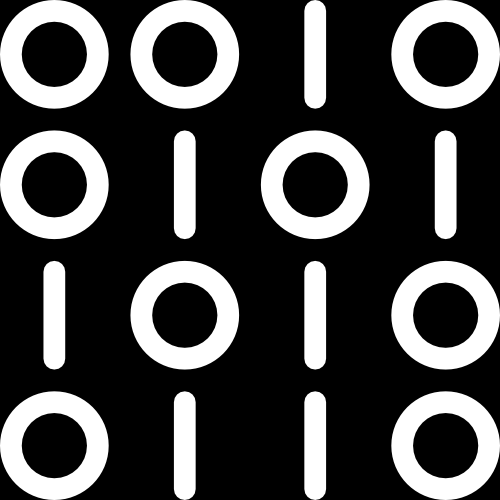
#> input picture assets/binary_morph.png, 500 x 500 px
$ jupyter execute --allow-errors segmentation.ipynb   (shell and % lines are left out)   (older library calls are emulated)
#> lines starting #> are read from the running program, lines starting #| are printed output that depends on the picture; after the words box and inside, x2 and y2 are one past the last pixel; in counts of white or black regions, pixels touching at a corner belong together
[cell 1]
import numpy as np
import cv2 as cv
import matplotlib.pyplot as plt

# Segmentation using histogram backprojection

[cell 2]
img_color = cv.imread('../assets/rez.jpg', 1)
#> (the rest of this cell did not finish here and is left out)

#> (a cell that did not finish here is left out)

[cell 4]
# define a mask for roi
roi_mask = np.zeros((200, 300), dtype='uint8')
roi_mask[0:50, 125:250] = 1
plt.imshow(roi_mask, cmap='gray')
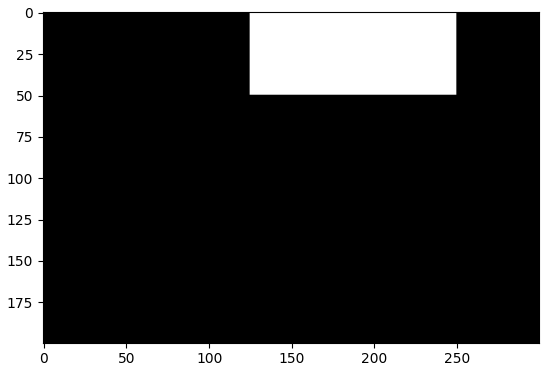
#> figure drawn by matplotlib, 1 panel

#> (a cell that did not finish here is left out)

#> (a cell that did not finish here is left out)

#> (a cell that did not finish here is left out)

#> (a cell that did not finish here is left out)

#> (a cell that did not finish here is left out)

# Quick practice [5 mins]

#> (a cell that did not finish here is left out)

#> (a cell that did not finish here is left out)

# Contours

[cell 12]
img = cv.imread('../assets/binary_morph.png', 0)
#> img is the input picture: shape (500, 500); min 0, max 255, mean 70.7
plt.imshow(img, cmap='gray')

[cell 13]
img_cnt, contours, hierarchy = cv.findContours(img.copy(), cv.RETR_EXTERNAL, cv.CHAIN_APPROX_NONE)
#> contours = 16 contours; largest, box (x1, y1, x2, y2) and area: (391, 260, 500, 370) 9314, (0, 130, 109, 240) 9314, (130, 0, 240, 109) 9314, (130, 260, 240, 370) 9310, (260, 130, 370, 240) 9310

[cell 14]
plt.imshow(img_cnt, cmap='gray')

[cell 15]
contour_img = np.zeros((500, 500, 3), dtype=np.uint8)
_ = cv.drawContours(contour_img, contours, -1, (255,0,0), 3)
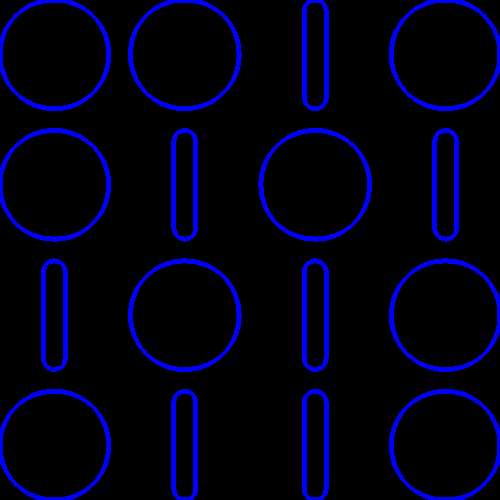
#> contour_img: shape (500, 500, 3); mean of channels 0, 1, 2 22, 0, 0; drawn as B, G, R

[cell 16]
plt.imshow(contour_img)

$$c_x = \frac{M_{10}}{M_{00}}$$
$$c_y = \frac{M_{01}}{M_{00}}$$

# Quick practice [5 mins]

# Flood fill algorithm

[cell 17]
img_fill = img.copy()
height, width = img.shape
#> height = 500; width = 500
mask = np.zeros((height+2, width+2), np.uint8)
_ = cv.floodFill(img_fill, mask, (256,256), 255);
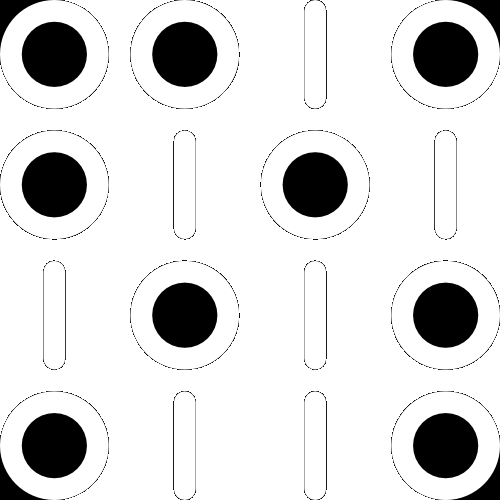
#> img_fill: shape (500, 500); min 0, max 255, mean 219.2
